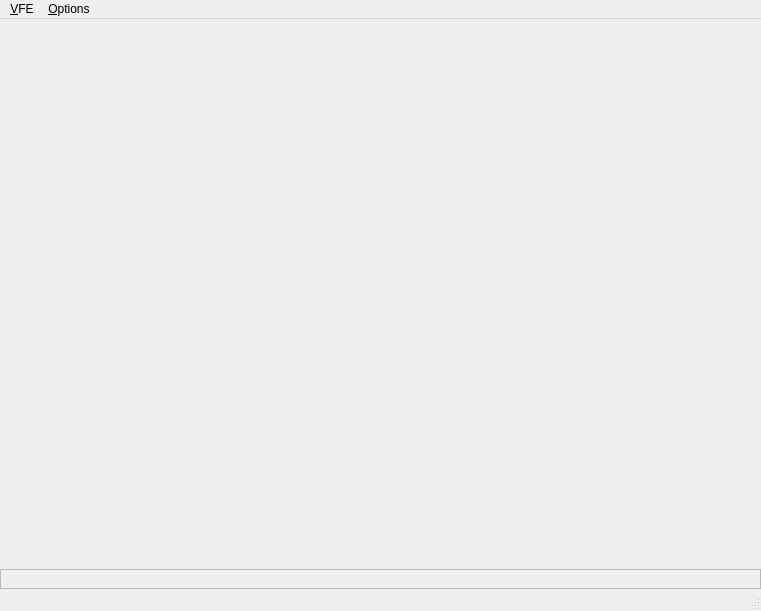
<?xml version="1.0" encoding="UTF-8"?>
<ui version="4.0">
 <class>MainWindow</class>
 <widget class="QMainWindow" name="MainWindow">
  <property name="geometry">
   <rect>
    <x>0</x>
    <y>0</y>
    <width>761</width>
    <height>611</height>
   </rect>
  </property>
  <property name="windowTitle">
   <string>VFE test app</string>
  </property>
  <widget class="QWidget" name="centralwidget">
   <layout class="QVBoxLayout" name="verticalLayout">
    <property name="spacing">
     <number>0</number>
    </property>
    <property name="margin">
     <number>0</number>
    </property>
    <item>
     <layout class="QHBoxLayout" name="viewerLayout">
      <property name="spacing">
       <number>6</number>
      </property>
      <item>
       <widget class="VFE::MainViewer" name="mainViewer" native="true">
        <property name="sizePolicy">
         <sizepolicy hsizetype="Expanding" vsizetype="Expanding">
          <horstretch>0</horstretch>
          <verstretch>4</verstretch>
         </sizepolicy>
        </property>
       </widget>
      </item>
      <item>
       <widget class="VFE::SliceViewer" name="sliceViewer" native="true">
        <property name="sizePolicy">
         <sizepolicy hsizetype="Expanding" vsizetype="Expanding">
          <horstretch>0</horstretch>
          <verstretch>4</verstretch>
         </sizepolicy>
        </property>
       </widget>
      </item>
     </layout>
    </item>
    <item>
     <widget class="QFrame" name="controlPanel">
      <property name="sizePolicy">
       <sizepolicy hsizetype="Expanding" vsizetype="Fixed">
        <horstretch>0</horstretch>
        <verstretch>0</verstretch>
       </sizepolicy>
      </property>
      <property name="frameShape">
       <enum>QFrame::StyledPanel</enum>
      </property>
      <property name="frameShadow">
       <enum>QFrame::Raised</enum>
      </property>
      <layout class="QHBoxLayout" name="controlPanelLayout">
       <item>
        <widget class="VFE::FeatureList" name="featureList" native="true">
         <property name="sizePolicy">
          <sizepolicy hsizetype="Maximum" vsizetype="Expanding">
           <horstretch>1</horstretch>
           <verstretch>0</verstretch>
          </sizepolicy>
         </property>
         <property name="maximumSize">
          <size>
           <width>200</width>
           <height>16777215</height>
          </size>
         </property>
        </widget>
       </item>
       <item>
        <widget class="VFE::FeatureWidget" name="featureEditor" native="true">
         <property name="sizePolicy">
          <sizepolicy hsizetype="Expanding" vsizetype="Maximum">
           <horstretch>0</horstretch>
           <verstretch>1</verstretch>
          </sizepolicy>
         </property>
        </widget>
       </item>
      </layout>
     </widget>
    </item>
   </layout>
  </widget>
  <widget class="QStatusBar" name="statusbar"/>
  <widget class="QMenuBar" name="menubar">
   <property name="geometry">
    <rect>
     <x>0</x>
     <y>0</y>
     <width>761</width>
     <height>19</height>
    </rect>
   </property>
   <widget class="QMenu" name="menuApp">
    <property name="title">
     <string>&amp;VFE</string>
    </property>
    <addaction name="actionLoad"/>
    <addaction name="separator"/>
    <addaction name="actionQuit"/>
   </widget>
   <widget class="QMenu" name="menuOptions">
    <property name="title">
     <string>&amp;Options</string>
    </property>
    <addaction name="actionRenderingOptions"/>
    <addaction name="separator"/>
    <addaction name="actionReloadShaders"/>
   </widget>
   <addaction name="menuApp"/>
   <addaction name="menuOptions"/>
  </widget>
  <action name="actionLoad">
   <property name="text">
    <string>&amp;Load vector field...</string>
   </property>
   <property name="toolTip">
    <string>Load Vector Field</string>
   </property>
   <property name="shortcut">
    <string>Ctrl+O</string>
   </property>
  </action>
  <action name="actionQuit">
   <property name="text">
    <string>&amp;Quit</string>
   </property>
   <property name="toolTip">
    <string>Quit the application</string>
   </property>
   <property name="shortcut">
    <string>Ctrl+Q</string>
   </property>
  </action>
  <action name="actionReloadShaders">
   <property name="text">
    <string>&amp;Reload shaders</string>
   </property>
   <property name="shortcut">
    <string>F5</string>
   </property>
  </action>
  <action name="actionRenderingOptions">
   <property name="text">
    <string>&amp;Rendering options...</string>
   </property>
  </action>
 </widget>
 <customwidgets>
  <customwidget>
   <class>VFE::MainViewer</class>
   <extends>QWidget</extends>
   <header>Gui/MainViewer.h</header>
   <container>1</container>
  </customwidget>
  <customwidget>
   <class>VFE::SliceViewer</class>
   <extends>QWidget</extends>
   <header>Gui/SliceViewer.h</header>
   <container>1</container>
  </customwidget>
  <customwidget>
   <class>VFE::FeatureWidget</class>
   <extends>QWidget</extends>
   <header>FeatureWidget.h</header>
   <container>1</container>
  </customwidget>
  <customwidget>
   <class>VFE::FeatureList</class>
   <extends>QWidget</extends>
   <header>FeatureList.h</header>
   <container>1</container>
  </customwidget>
 </customwidgets>
 <resources/>
 <connections/>
</ui>
